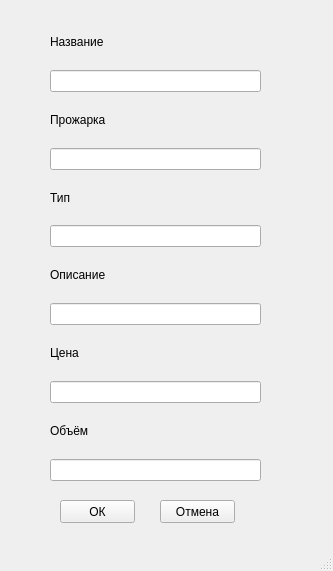
<?xml version="1.0" encoding="UTF-8"?>
<ui version="4.0">
 <class>MainWindow</class>
 <widget class="QMainWindow" name="MainWindow">
  <property name="geometry">
   <rect>
    <x>0</x>
    <y>0</y>
    <width>333</width>
    <height>571</height>
   </rect>
  </property>
  <property name="windowTitle">
   <string>MainWindow</string>
  </property>
  <widget class="QWidget" name="centralwidget">
   <widget class="QWidget" name="verticalLayoutWidget">
    <property name="geometry">
     <rect>
      <x>50</x>
      <y>20</y>
      <width>211</width>
      <height>461</height>
     </rect>
    </property>
    <layout class="QVBoxLayout" name="verticalLayout">
     <item>
      <widget class="QLabel" name="label_title">
       <property name="text">
        <string>Название</string>
       </property>
      </widget>
     </item>
     <item>
      <widget class="QLineEdit" name="lineEdit_title"/>
     </item>
     <item>
      <widget class="QLabel" name="roast">
       <property name="text">
        <string>Прожарка</string>
       </property>
      </widget>
     </item>
     <item>
      <widget class="QLineEdit" name="lineEdit_roast"/>
     </item>
     <item>
      <widget class="QLabel" name="label_type">
       <property name="text">
        <string>Тип</string>
       </property>
      </widget>
     </item>
     <item>
      <widget class="QLineEdit" name="lineEdit_type"/>
     </item>
     <item>
      <widget class="QLabel" name="label_descrip">
       <property name="text">
        <string>Описание</string>
       </property>
      </widget>
     </item>
     <item>
      <widget class="QLineEdit" name="lineEdit_descrip"/>
     </item>
     <item>
      <widget class="QLabel" name="label_price">
       <property name="text">
        <string>Цена</string>
       </property>
      </widget>
     </item>
     <item>
      <widget class="QLineEdit" name="lineEdit_price"/>
     </item>
     <item>
      <widget class="QLabel" name="label_volume">
       <property name="text">
        <string>Объём</string>
       </property>
      </widget>
     </item>
     <item>
      <widget class="QLineEdit" name="lineEdit_volume"/>
     </item>
    </layout>
   </widget>
   <widget class="QPushButton" name="btn_ok">
    <property name="geometry">
     <rect>
      <x>60</x>
      <y>500</y>
      <width>75</width>
      <height>23</height>
     </rect>
    </property>
    <property name="text">
     <string>ОК</string>
    </property>
   </widget>
   <widget class="QPushButton" name="btn_cancel">
    <property name="geometry">
     <rect>
      <x>160</x>
      <y>500</y>
      <width>75</width>
      <height>23</height>
     </rect>
    </property>
    <property name="text">
     <string>Отмена</string>
    </property>
   </widget>
  </widget>
  <widget class="QMenuBar" name="menubar">
   <property name="geometry">
    <rect>
     <x>0</x>
     <y>0</y>
     <width>333</width>
     <height>21</height>
    </rect>
   </property>
  </widget>
  <widget class="QStatusBar" name="statusbar"/>
 </widget>
 <resources/>
 <connections/>
</ui>
